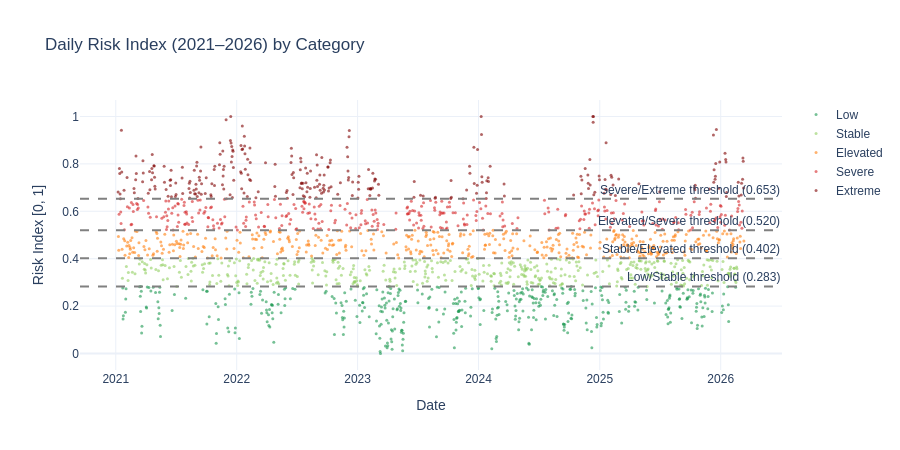

Here is the notebook cell this chart was saved with:
### Markdown cell above
### 2.4 Risk Index Time Series by Category

### Code cell
fig = go.Figure()

for cat in ["Low", "Stable", "Elevated", "Severe", "Extreme"]:
    mask = df_all["risk_category"] == cat
    subset = df_all.loc[mask]
    dates = pd.to_datetime(pd.Series(subset.index))
    fig.add_trace(go.Scatter(
        x=dates, y=subset["risk_index"],
        mode="markers", name=cat,
        marker=dict(color=risk_colors[cat], size=3, opacity=0.6),
    ))

p20, p40, p60, p80 = fit.thresholds
fig.add_hline(
    y=p20,
    line_dash="dash",
    line_color="gray",
    annotation_text=f"Low/Stable threshold ({p20:.3f})",
)
fig.add_hline(
    y=p40,
    line_dash="dash",
    line_color="gray",
    annotation_text=f"Stable/Elevated threshold ({p40:.3f})",
)
fig.add_hline(
    y=p60,
    line_dash="dash",
    line_color="gray",
    annotation_text=f"Elevated/Severe threshold ({p60:.3f})",
)
fig.add_hline(
    y=p80,
    line_dash="dash",
    line_color="gray",
    annotation_text=f"Severe/Extreme threshold ({p80:.3f})",
)

fig.update_layout(
    title="Daily Risk Index (2021–2026) by Category",
    xaxis_title="Date", yaxis_title="Risk Index [0, 1]",
    template=plotly_template, font=plotly_font, height=450,
)
fig.show()

### Figure 1 — Plotly figure (JSON) as saved in the notebook; plotly's stock layout.template omitted (floating-point values rounded to 4 significant figures; data arrays with more than 128 entries replaced by an {"elided": "..."} marker saying what was removed)
{"data": [{"marker": {"color": "#1a9850", "opacity": 0.6, "size": 3}, "mode": "markers", "name": "Low", "type": "scatter", "x": {"elided": "428 str values"}, "y": {"elided": "428 float values"}}, {"marker": {"color": "#91cf60", "opacity": 0.6, "size": 3}, "mode": "markers", "name": "Stable", "type": "scatter", "x": {"elided": "430 str values"}, "y": {"elided": "430 float values"}}, {"marker": {"color": "#ff7f0e", "opacity": 0.6, "size": 3}, "mode": "markers", "name": "Elevated", "type": "scatter", "x": {"elided": "417 str values"}, "y": {"elided": "417 float values"}}, {"marker": {"color": "#d62728", "opacity": 0.6, "size": 3}, "mode": "markers", "name": "Severe", "type": "scatter", "x": {"elided": "328 str values"}, "y": {"elided": "328 float values"}}, {"marker": {"color": "#7f0000", "opacity": 0.6, "size": 3}, "mode": "markers", "name": "Extreme", "type": "scatter", "x": {"elided": "287 str values"}, "y": {"elided": "287 float values"}}], "layout": {"annotations": [{"showarrow": false, "text": "Low/Stable threshold (0.283)", "x": 1, "xanchor": "right", "xref": "x domain", "y": 0.2829, "yanchor": "bottom", "yref": "y"}, {"showarrow": false, "text": "Stable/Elevated threshold (0.402)", "x": 1, "xanchor": "right", "xref": "x domain", "y": 0.4024, "yanchor": "bottom", "yref": "y"}, {"showarrow": false, "text": "Elevated/Severe threshold (0.520)", "x": 1, "xanchor": "right", "xref": "x domain", "y": 0.5205, "yanchor": "bottom", "yref": "y"}, {"showarrow": false, "text": "Severe/Extreme threshold (0.653)", "x": 1, "xanchor": "right", "xref": "x domain", "y": 0.6527, "yanchor": "bottom", "yref": "y"}], "font": {"family": "Arial", "size": 12}, "height": 450, "shapes": [{"line": {"color": "gray", "dash": "dash"}, "type": "line", "x0": 0, "x1": 1, "xref": "x domain", "y0": 0.2829, "y1": 0.2829, "yref": "y"}, {"line": {"color": "gray", "dash": "dash"}, "type": "line", "x0": 0, "x1": 1, "xref": "x domain", "y0": 0.4024, "y1": 0.4024, "yref": "y"}, {"line": {"color": "gray", "dash": "dash"}, "type": "line", "x0": 0, "x1": 1, "xref": "x domain", "y0": 0.5205, "y1": 0.5205, "yref": "y"}, {"line": {"color": "gray", "dash": "dash"}, "type": "line", "x0": 0, "x1": 1, "xref": "x domain", "y0": 0.6527, "y1": 0.6527, "yref": "y"}], "title": {"text": "Daily Risk Index (2021–2026) by Category"}, "xaxis": {"title": {"text": "Date"}}, "yaxis": {"title": {"text": "Risk Index [0, 1]"}}}}
